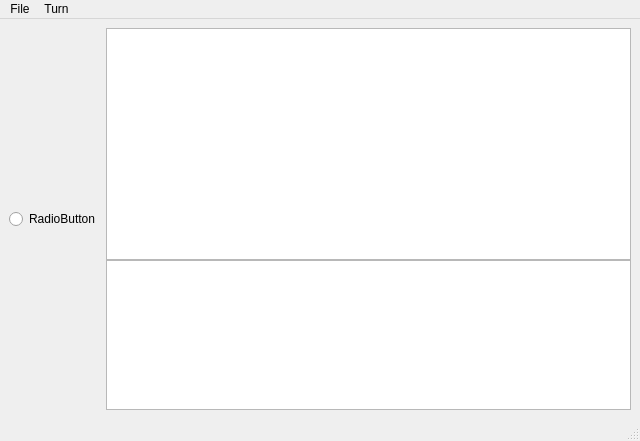
<?xml version="1.0" encoding="UTF-8"?>
<ui version="4.0">
 <class>MainWindow</class>
 <widget class="QMainWindow" name="MainWindow">
  <property name="sizePolicy">
   <sizepolicy hsizetype="Maximum" vsizetype="Expanding">
    <horstretch>0</horstretch>
    <verstretch>0</verstretch>
   </sizepolicy>
  </property>
  <property name="windowTitle">
   <string>My Stars!</string>
  </property>
  <widget class="QWidget" name="centralwidget">
   <property name="enabled">
    <bool>true</bool>
   </property>
   <property name="sizePolicy">
    <sizepolicy hsizetype="Expanding" vsizetype="Expanding">
     <horstretch>0</horstretch>
     <verstretch>0</verstretch>
    </sizepolicy>
   </property>
   <property name="minimumSize">
    <size>
     <width>640</width>
     <height>400</height>
    </size>
   </property>
   <layout class="QHBoxLayout" name="horizontalLayout">
    <item>
     <widget class="QRadioButton" name="radioButton">
      <property name="text">
       <string>RadioButton</string>
      </property>
     </widget>
    </item>
    <item>
     <layout class="QVBoxLayout" name="rhs">
      <property name="spacing">
       <number>0</number>
      </property>
      <item>
       <widget class="QGraphicsView" name="Universe"/>
      </item>
      <item>
       <widget class="QGraphicsView" name="Inspector">
        <property name="sizePolicy">
         <sizepolicy hsizetype="Expanding" vsizetype="MinimumExpanding">
          <horstretch>0</horstretch>
          <verstretch>0</verstretch>
         </sizepolicy>
        </property>
        <property name="maximumSize">
         <size>
          <width>16777215</width>
          <height>150</height>
         </size>
        </property>
       </widget>
      </item>
     </layout>
    </item>
   </layout>
  </widget>
  <widget class="QMenuBar" name="menubar">
   <property name="geometry">
    <rect>
     <x>0</x>
     <y>0</y>
     <width>710</width>
     <height>21</height>
    </rect>
   </property>
   <widget class="QMenu" name="menuFile">
    <property name="title">
     <string>File</string>
    </property>
    <addaction name="actionLoad_Game"/>
    <addaction name="actionSave_Game"/>
    <addaction name="actionSave_Game_as"/>
    <addaction name="separator"/>
    <addaction name="actionExit_Game"/>
   </widget>
   <widget class="QMenu" name="menuTurn">
    <property name="title">
     <string>Turn</string>
    </property>
    <addaction name="actionCompute_new_Turn"/>
   </widget>
   <addaction name="menuFile"/>
   <addaction name="menuTurn"/>
  </widget>
  <widget class="QStatusBar" name="statusbar"/>
  <action name="actionLoad_Game">
   <property name="text">
    <string>Load Turn</string>
   </property>
   <property name="shortcut">
    <string>Ctrl+L</string>
   </property>
  </action>
  <action name="actionSave_Game">
   <property name="text">
    <string>Save Turn</string>
   </property>
   <property name="shortcut">
    <string>Ctrl+S</string>
   </property>
  </action>
  <action name="actionSave_Game_as">
   <property name="text">
    <string>Save Turn as ...</string>
   </property>
   <property name="shortcut">
    <string>Ctrl+A</string>
   </property>
  </action>
  <action name="actionExit_Game">
   <property name="text">
    <string>Exit Game</string>
   </property>
   <property name="shortcut">
    <string>Ctrl+X</string>
   </property>
  </action>
  <action name="actionCompute_new_Turn">
   <property name="text">
    <string>Compute new Turn</string>
   </property>
   <property name="shortcut">
    <string>Ctrl+F12</string>
   </property>
  </action>
 </widget>
 <resources/>
 <connections/>
</ui>
